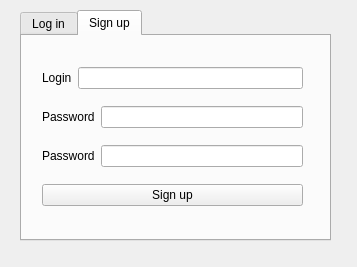
<?xml version="1.0" encoding="UTF-8"?>
<ui version="4.0">
 <class>Form</class>
 <widget class="QDialog" name="Form">
  <property name="geometry">
   <rect>
    <x>0</x>
    <y>0</y>
    <width>357</width>
    <height>267</height>
   </rect>
  </property>
  <property name="windowTitle">
   <string>Dialog</string>
  </property>
  <widget class="QTabWidget" name="tabWidget">
   <property name="geometry">
    <rect>
     <x>20</x>
     <y>10</y>
     <width>311</width>
     <height>231</height>
    </rect>
   </property>
   <property name="currentIndex">
    <number>1</number>
   </property>
   <widget class="QWidget" name="tab">
    <attribute name="title">
     <string>Log in</string>
    </attribute>
    <widget class="QWidget" name="layoutWidget">
     <property name="geometry">
      <rect>
       <x>20</x>
       <y>20</y>
       <width>261</width>
       <height>141</height>
      </rect>
     </property>
     <layout class="QVBoxLayout" name="verticalLayout_2">
      <item>
       <layout class="QVBoxLayout" name="verticalLayout">
        <item>
         <layout class="QHBoxLayout" name="horizontalLayout_2">
          <item>
           <widget class="QLabel" name="label">
            <property name="text">
             <string>Login</string>
            </property>
           </widget>
          </item>
          <item>
           <widget class="QLineEdit" name="logIn_login"/>
          </item>
         </layout>
        </item>
        <item>
         <layout class="QHBoxLayout" name="horizontalLayout">
          <item>
           <widget class="QLabel" name="label_2">
            <property name="text">
             <string>Password</string>
            </property>
           </widget>
          </item>
          <item>
           <widget class="QLineEdit" name="logIn_password">
            <property name="echoMode">
             <enum>QLineEdit::Password</enum>
            </property>
           </widget>
          </item>
         </layout>
        </item>
       </layout>
      </item>
      <item>
       <widget class="QPushButton" name="logIn_pushButton">
        <property name="text">
         <string>Log in</string>
        </property>
       </widget>
      </item>
     </layout>
    </widget>
   </widget>
   <widget class="QWidget" name="tab_2">
    <attribute name="title">
     <string>Sign up</string>
    </attribute>
    <widget class="QWidget" name="layoutWidget">
     <property name="geometry">
      <rect>
       <x>20</x>
       <y>20</y>
       <width>261</width>
       <height>161</height>
      </rect>
     </property>
     <layout class="QVBoxLayout" name="verticalLayout_3">
      <item>
       <layout class="QHBoxLayout" name="horizontalLayout_5">
        <item>
         <widget class="QLabel" name="label_3">
          <property name="text">
           <string>Login</string>
          </property>
         </widget>
        </item>
        <item>
         <widget class="QLineEdit" name="reg_login"/>
        </item>
       </layout>
      </item>
      <item>
       <layout class="QHBoxLayout" name="horizontalLayout_4">
        <item>
         <widget class="QLabel" name="label_4">
          <property name="text">
           <string>Password</string>
          </property>
         </widget>
        </item>
        <item>
         <widget class="QLineEdit" name="reg_password1">
          <property name="echoMode">
           <enum>QLineEdit::Password</enum>
          </property>
         </widget>
        </item>
       </layout>
      </item>
      <item>
       <layout class="QHBoxLayout" name="horizontalLayout_3">
        <item>
         <widget class="QLabel" name="label_5">
          <property name="text">
           <string>Password</string>
          </property>
         </widget>
        </item>
        <item>
         <widget class="QLineEdit" name="reg_password2">
          <property name="echoMode">
           <enum>QLineEdit::Password</enum>
          </property>
         </widget>
        </item>
       </layout>
      </item>
      <item>
       <widget class="QPushButton" name="reg_pushButton">
        <property name="text">
         <string>Sign up</string>
        </property>
       </widget>
      </item>
     </layout>
    </widget>
   </widget>
  </widget>
 </widget>
 <resources/>
 <connections/>
</ui>
